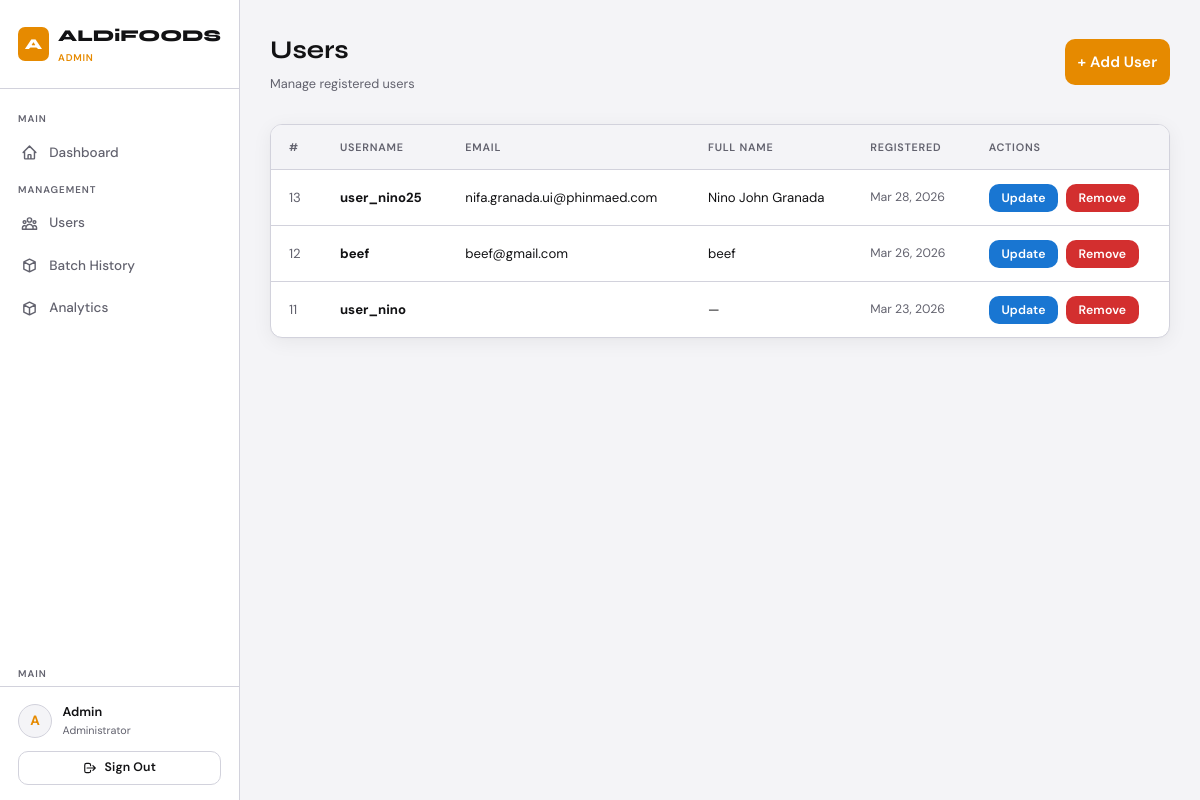
The app's page /admin_users.php (signed in), older data.
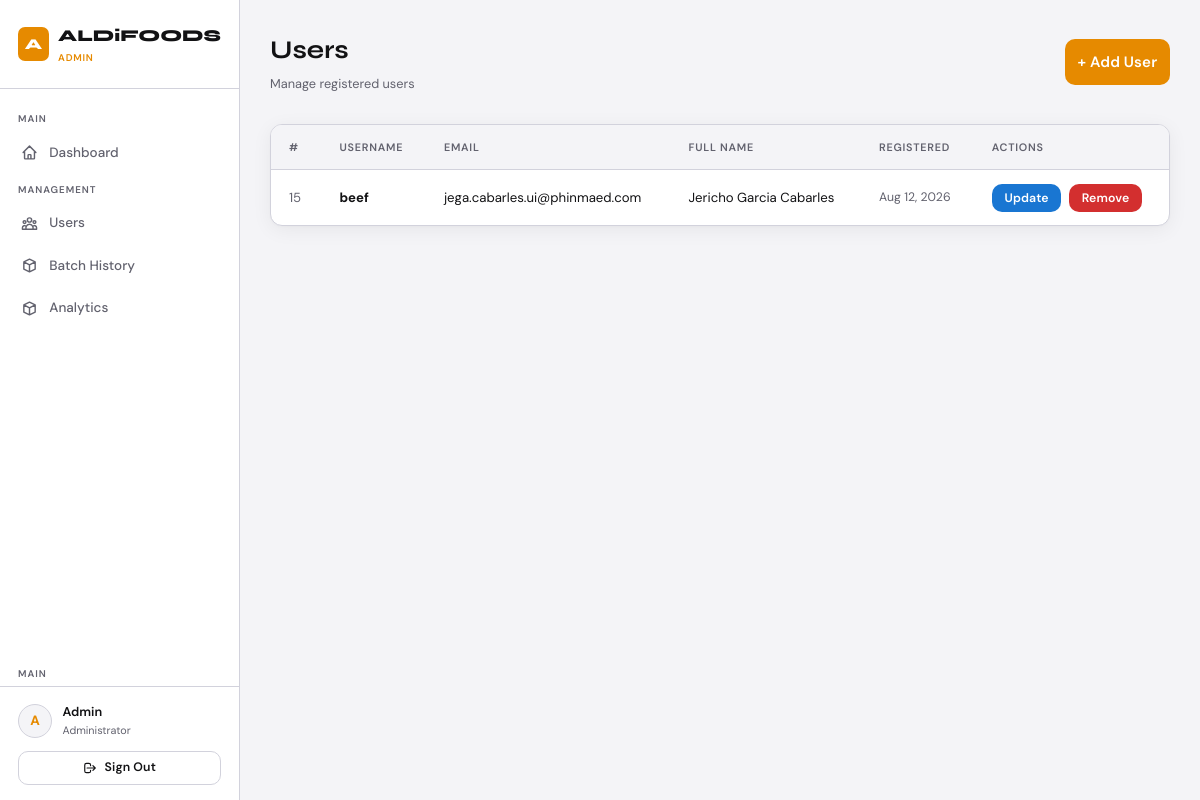
The same page, newer data.
### tables this page shows
CREATE TABLE `users` (
  `id` int(11) NOT NULL,
  `username` varchar(100) NOT NULL,
  `email` varchar(255) NOT NULL,
  `password_hash` varchar(255) NOT NULL,
  `full_name` text DEFAULT NULL,
  `phone` text DEFAULT NULL,
  `address` text DEFAULT NULL,
  `otp_code` varchar(10) DEFAULT NULL,
  `otp_expires_at` datetime DEFAULT NULL,
  `created_at` timestamp NOT NULL DEFAULT current_timestamp(),
  `updated_at` timestamp NOT NULL DEFAULT current_timestamp() ON UPDATE current_timestamp()
);

### db.php (called while the page is built, shortened)
<?php
function decryptData($data) {
    $decoded = base64_decode($data, true);
    if ($decoded === false) return $data;
    $parts = explode('::', $decoded, 2);
    if (count($parts) !== 2) return $data;
    [$iv, $encrypted] = $parts;
    return openssl_decrypt($encrypted, 'AES-256-CBC', ENCRYPTION_KEY, 0, $iv);
}

### admin_users.php (the view, shortened to what this page needs)
<?php
require_once '../includes/db.php';
$db = getDB();
$users  = [];
$result = $db->query('SELECT id, username, email, full_name, created_at FROM users ORDER BY created_at DESC');
while ($row = $result->fetch_assoc()) {
    $row['email']     = decryptData($row['email']);
    $row['full_name'] = decryptData($row['full_name']);
    $users[] = $row;
}
?>
<!DOCTYPE html>
<html lang="en">
<head>
    <link rel="stylesheet" href="../assets/css/style.css">
</head>
<body>
<div class="layout">
    <?php include '_sidebar.php'; ?>
    <div class="main-content">
        <div class="page-header">
            <div>
                <h1>Users</h1>
                <div class="breadcrumb">Manage registered users</div>
            </div>
            <button class="btn btn-primary" onclick="showModal('createModal')" style="width:auto">+ Add User</button>
        </div>
        <div class="table-card">
            <table class="data-table">
                <thead>
                    <tr><th>#</th><th>Username</th><th>Email</th><th>Full Name</th><th>Registered</th><th>Actions</th></tr>
                </thead>
                <tbody>
                <?php foreach ($users as $u): ?>
                    <tr>
                        <td class="text-muted"><?= $u['id'] ?></td>
                        <td><strong><?= htmlspecialchars($u['username']) ?></strong></td>
                        <td><?= htmlspecialchars($u['email']) ?></td>
                        <td><?= htmlspecialchars($u['full_name'] ?: '—') ?></td>
                        <td class="text-sm text-muted"><?= date('M j, Y', strtotime($u['created_at'])) ?></td>
                        <td>
                            <div class="flex gap-1">
                                <button class="btn btn-info btn-sm" onclick='openUpdate(<?= json_encode($u) ?>)'>Update</button>
                                <button class="btn btn-danger btn-sm" onclick="confirmRemove(<?= $u['id'] ?>, '<?= htmlspecialchars(addslashes($u['username'])) ?>')">Remove</button>
                            </div>
                        </td>
                    </tr>
                <?php endforeach; ?>
                </tbody>
            </table>
        </div>
    </div>
</div>
</body>
</html>

Row changes from the older to the newer data that the page shows:
removed users: id "13", username "user_nino25", email "nifa.granada.ui@phinmaed.com", full_name "Nino John Granada", created_at "Mar 28, 2026"
removed users: id "12", username "beef", email "beef@gmail.com", full_name "beef", created_at "Mar 26, 2026"
removed users: id "11", username "user_nino", full_name "—", created_at "Mar 23, 2026"
added users: id "15", username "beef", email "jega.cabarles.ui@phinmaed.com", full_name "Jericho Garcia Cabarles", created_at "Aug 12, 2026"
